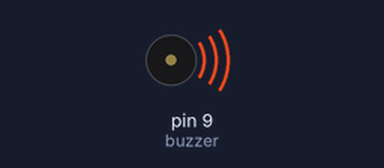
Recording of a sketch running on a simulated Arduino Uno, built with avr-gcc and run on an emulated ATmega328P. Shown: buzzer (waves = sounding). What the sketch prints to the serial monitor is not drawn.

Above: at 0.5 s.
Timing chart, 0 to 4.6 s (numbered marks = the images above):
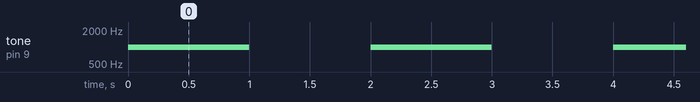

The sketch:

Buzz.ino
```cpp
// Arduino Buzzer / Piezo Speaker activity

// setup speaker to arduino pin 9

const int buzzer = 9;

void setup(){

// Set buzzer - pin 9 as an output
pinMode(buzzer, OUTPUT);
//sets up your serial monitor
Serial.begin(9600);

}


void loop(){
//send message to the serial
Serial.println("setup complete");
// Send 1KHz sound signal
tone(buzzer, 1000);
//send message to the serial
Serial.println("play sound");
// play sound for for 1 second
delay(1000);
//stop sound
noTone(buzzer);
//stop sound for 1 second
delay(1000);

}
```

Measured:
- by itself, tone on pin 9 (buzzer): alternates 1000 Hz for 1.0 s and silent for 1.0 s
